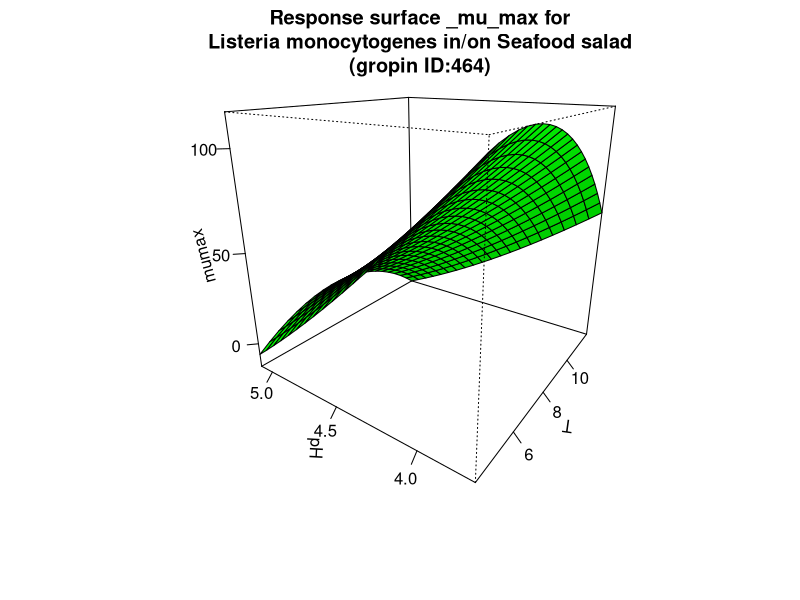

The R script that drew this image:
#############################
# start of Parameter script
#############################
T <- seq(4.004,11.988011988012,length.out=21)
pH <- seq(3.7037,5.0949050949051,length.out=21)
#############################
# end of Parameter script
#############################
############################# 
# start of Model script Gropin ID 464 
#############################
 
# constant coefficients for this model
 
variables <- data.frame(T,pH)
argumentsPar <- unique.data.frame(expand.grid(variables))
 
# heart of the model
response_surface <- function(T,pH) {
   mumax <-620.83+2.916*T-186.5*pH+3.841*T*pH-1.463*(T^2)+9.879*(pH^2)

	return(mumax=mumax)
} 

# output parameters
responseSurface <- cbind(argumentsPar,response_surface(argumentsPar['T'],argumentsPar['pH']))
colnames(responseSurface) <- c(colnames(argumentsPar),'mumax')
#############################
# End of Model script
#############################
############################# 
# start of Visualisation script Gropin ID 464 
#############################
titleText <-'Response surface _mu_max for
Listeria monocytogenes in/on Seafood salad
(gropin ID:464)'
persp(T,pH,matrix(unlist(responseSurface$'mumax'),nrow=21),col = 'green',xlab='T',ylab='pH',zlab='mumax',main=titleText,theta=305,phi=20,shade=0.25,ticktype = 'detailed')
#############################
# End of Visualisation script
#############################
